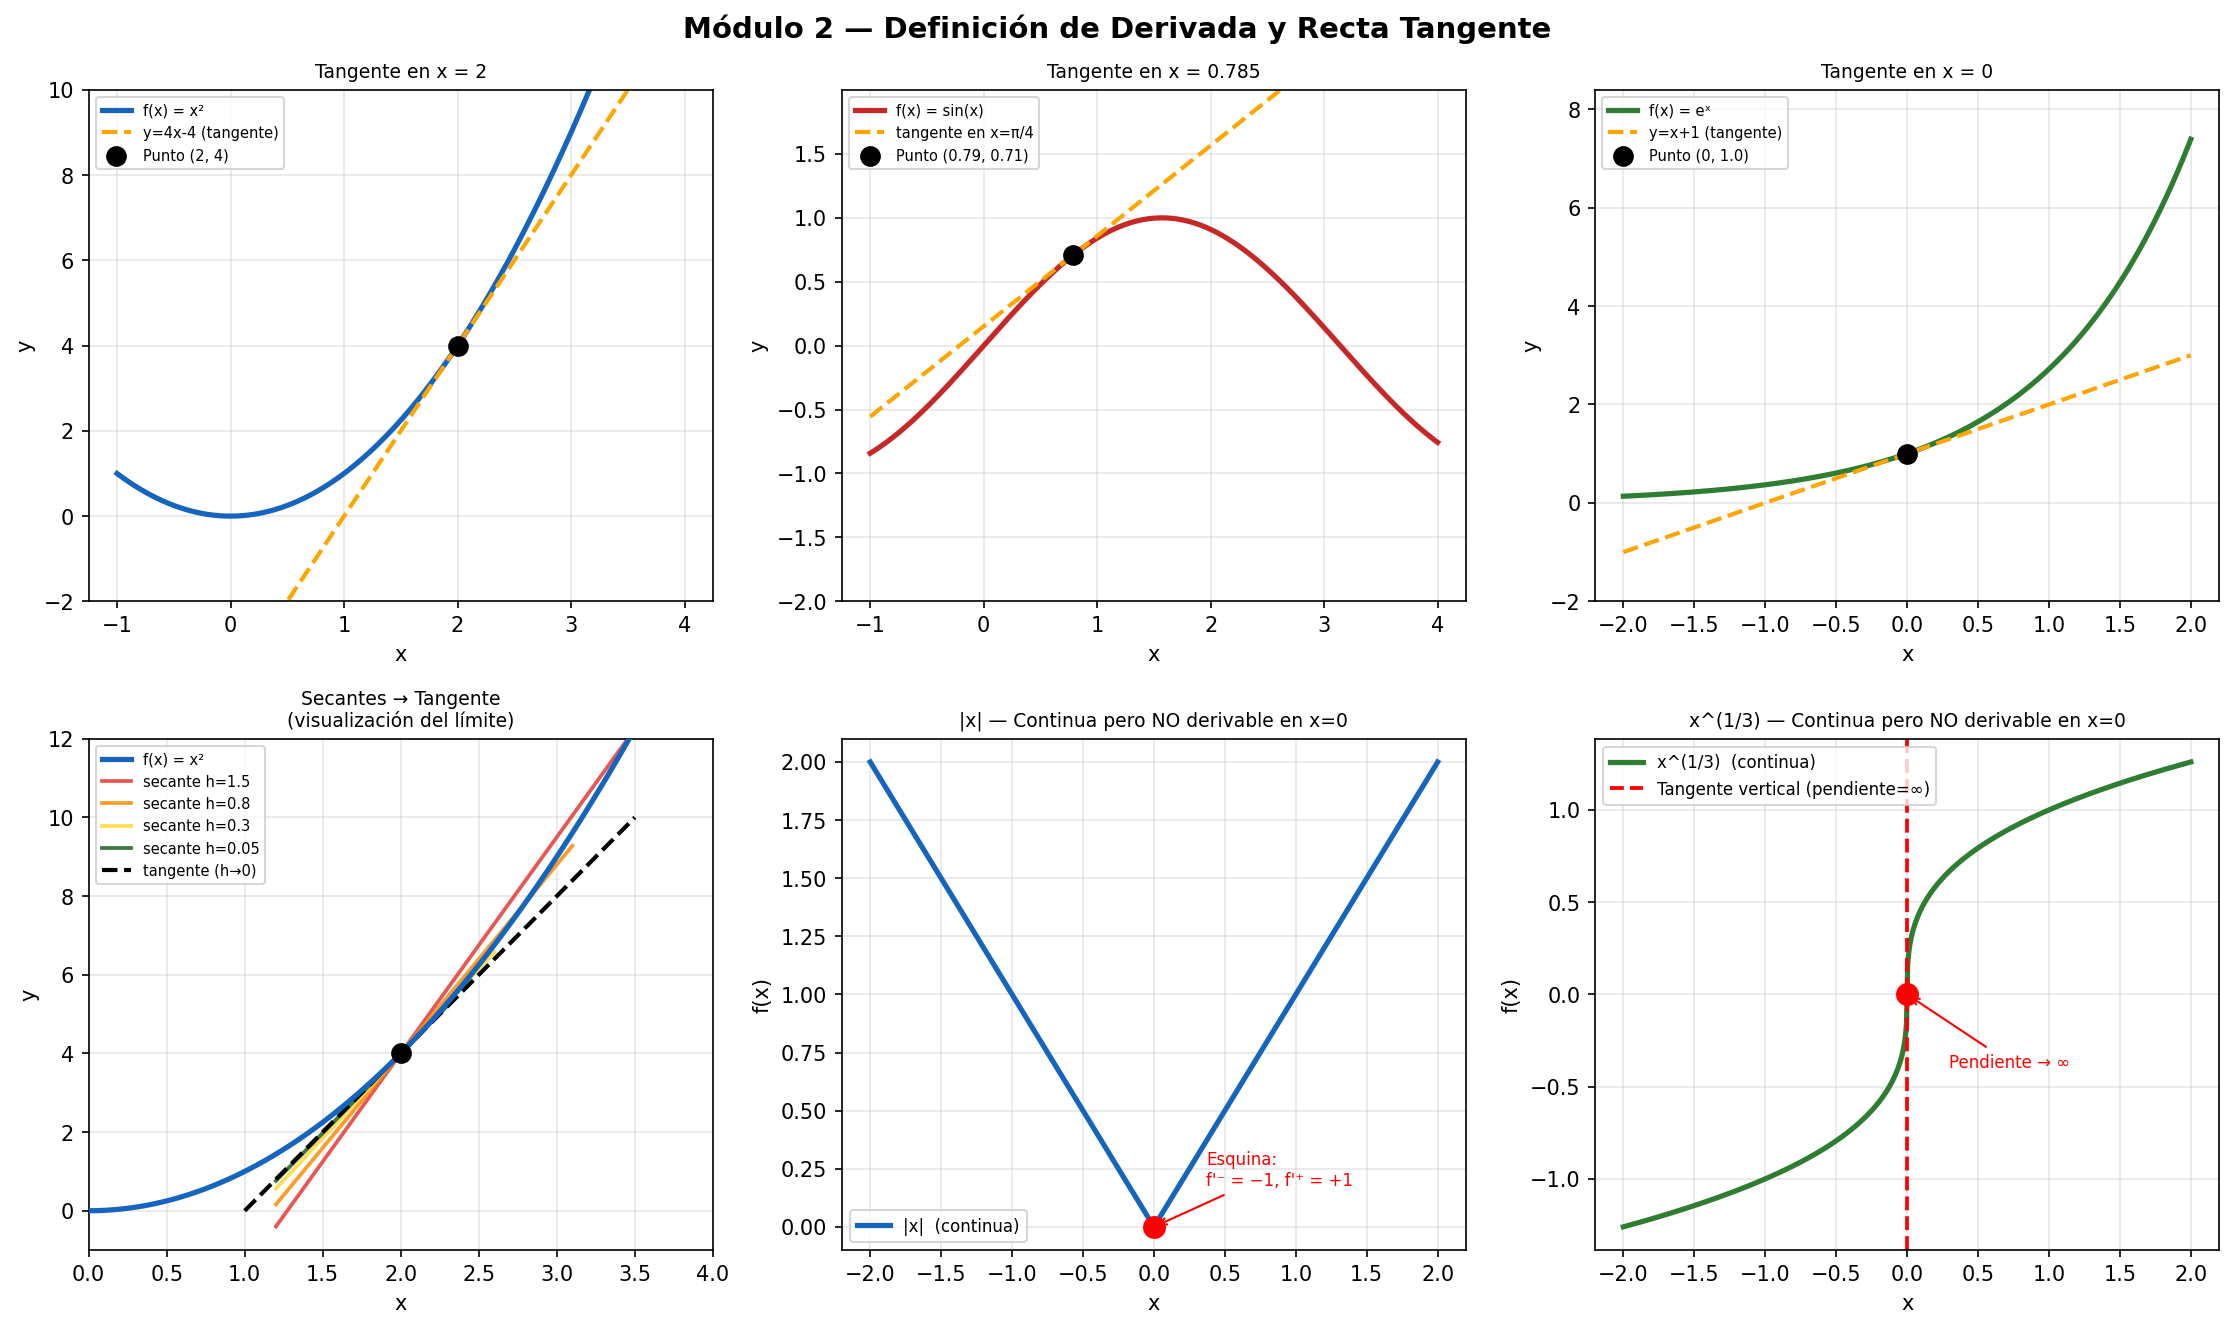

The script that saved this image:
"""
Módulo 2 - Definición de Derivada en un Punto
FUN-05 Cálculo Diferencial e Integral | Universidad CENFOTEC

¿QUÉ ES LA DERIVADA?
─────────────────────
La derivada mide la TASA DE CAMBIO INSTANTÁNEA de una función.
Intuitivamente: ¿qué tan rápido está cambiando f(x) exactamente en x = a?

Para entenderlo, partimos de la tasa de cambio PROMEDIO entre dos puntos:
    tasa promedio = [f(a+h) - f(a)] / h      (pendiente de la secante)

Cuando hacemos h → 0, los dos puntos se acercan hasta coincidir,
y la secante se convierte en la RECTA TANGENTE.
Ese límite es la derivada:

    f'(a) = lim h→0  [f(a+h) - f(a)] / h

Si ese límite existe, decimos que f es DERIVABLE en x = a.

INTERPRETACIONES:
  • Geométrica:  f'(a) es la pendiente de la recta tangente en (a, f(a))
  • Física:      si f(t) es posición, entonces f'(t) es velocidad instantánea
  • General:     f'(a) indica cuánto cambia f por cada unidad que cambia x
"""

import numpy as np
import matplotlib.pyplot as plt
from sympy import *

x, h = symbols('x h')

# ─────────────────────────────────────────────────────────────
# SECCIÓN 1: Derivada por definición (límite del cociente)
# ─────────────────────────────────────────────────────────────
print("=" * 60)
print("  DERIVADA POR DEFINICIÓN")
print("=" * 60)
print("""
  Fórmula:  f'(a) = lim h→0  [f(a+h) - f(a)] / h

  Procedimiento:
    1) Calcular f(x+h) sustituyendo x por (x+h) en f
    2) Restar f(x) y dividir entre h
    3) Simplificar la expresión algebraicamente
    4) Tomar el límite cuando h → 0
""")

def derivada_por_definicion(f_expr, punto, nombre):
    f_mas_h = f_expr.subs(x, x + h)
    cociente = (f_mas_h - f_expr) / h
    cociente_simplificado = simplify(cociente)
    derivada = limit(cociente_simplificado, h, 0)

    print(f"  ┌─ f(x) = {nombre}")
    print(f"  │  Paso 1 — f(x+h) = {expand(f_mas_h)}")
    print(f"  │  Paso 2 — [f(x+h)-f(x)]/h = {cociente_simplificado}")
    print(f"  │  Paso 3 — lim h→0 = {derivada}   ← esta es f'(x)")
    if punto is not None:
        val = derivada.subs(x, punto)
        print(f"  └  f'({punto}) = {val}   ← pendiente de la tangente en x={punto}")
    print()
    return derivada

funciones = [
    (x**2,     2, "x²      → esperamos f'(x) = 2x"),
    (x**3,     1, "x³      → esperamos f'(x) = 3x²"),
    (sqrt(x),  4, "√x      → esperamos f'(x) = 1/(2√x)"),
    (1/x,      3, "1/x     → esperamos f'(x) = -1/x²"),
]

for f_expr, punto, nombre in funciones:
    derivada_por_definicion(f_expr, punto, nombre)

# ─────────────────────────────────────────────────────────────
# SECCIÓN 2: Recta tangente
# ─────────────────────────────────────────────────────────────
print("=" * 60)
print("  RECTA TANGENTE EN UN PUNTO")
print("=" * 60)
print("""
  Una vez que tenemos f'(a), la ecuación de la recta tangente
  en el punto (a, f(a)) se construye con la fórmula punto-pendiente:

      y - f(a) = f'(a) · (x - a)
      y = f'(a)·x + [f(a) - f'(a)·a]

  La pendiente m = f'(a) nos dice:
    • m > 0 → la función SUBE en ese punto
    • m < 0 → la función BAJA en ese punto
    • m = 0 → posible máximo, mínimo o punto de inflexión
""")

def recta_tangente(f_expr, punto, nombre):
    fp = diff(f_expr, x)
    m  = fp.subs(x, punto)
    y0 = f_expr.subs(x, punto)
    tangente = m * (x - punto) + y0

    print(f"  f(x) = {nombre}  en  x = {punto}")
    print(f"    f'(x) = {fp}")
    print(f"    Pendiente:  m = f'({punto}) = {m}")
    print(f"    Punto:      ({punto}, {y0})")
    print(f"    Recta tangente: y = {expand(tangente)}")
    print()

recta_tangente(x**2,   2,    "x²")
recta_tangente(sin(x), pi/4, "sin(x)")
recta_tangente(exp(x), 0,    "eˣ")

# ─────────────────────────────────────────────────────────────
# SECCIÓN 3: Continuidad y derivabilidad
# ─────────────────────────────────────────────────────────────
print("=" * 60)
print("  CONTINUIDAD Y DERIVABILIDAD")
print("=" * 60)
print("""
  Teorema: Si f es derivable en x=a  →  f es continua en x=a
  El RECÍPROCO ES FALSO: hay funciones continuas NO derivables.

  Esto ocurre cuando la gráfica tiene:
    • Esquina o pico:     las pendientes laterales son distintas
    • Tangente vertical:  la pendiente tiende a infinito

  Cómo verificarlo — calculamos las derivadas LATERALES:
    f'⁻(a) = lim h→0⁻  [f(a+h)-f(a)]/h
    f'⁺(a) = lim h→0⁺  [f(a+h)-f(a)]/h
  Si f'⁻(a) ≠ f'⁺(a)  →  NO derivable en x=a
""")

f_abs = Abs(x)
lim_izq = limit((f_abs.subs(x, 0+h) - 0)/h, h, 0, '-')
lim_der = limit((f_abs.subs(x, 0+h) - 0)/h, h, 0, '+')
print(f"  Ejemplo 1: f(x) = |x|  en x = 0")
print(f"    Derivada izquierda: lim h→0⁻  |h|/h = {lim_izq}")
print(f"    Derivada derecha:   lim h→0⁺  |h|/h = {lim_der}")
print(f"    {lim_izq} ≠ {lim_der}  →  NO derivable  (esquina)\n")

print(f"  Ejemplo 2: f(x) = x^(1/3)  en x = 0")
lim_cbrt = limit(x**Rational(1,3) / x, x, 0)
print(f"    lim h→0  h^(1/3)/h = lim h→0  h^(-2/3) = {lim_cbrt}")
print(f"    El límite es ∞  →  NO derivable  (tangente vertical)\n")

# ─────────────────────────────────────────────────────────────
# SECCIÓN 4: Visualización
# ─────────────────────────────────────────────────────────────
fig, axes = plt.subplots(2, 3, figsize=(15, 9))
fig.suptitle("Módulo 2 — Definición de Derivada y Recta Tangente",
             fontsize=14, fontweight='bold')

colores = ['#1565C0', '#C62828', '#2E7D32']

datos_plot = [
    (lambda xv: xv**2,
     lambda xv: 4*xv - 4,
     2, "f(x) = x²", "y=4x-4 (tangente)", (-1, 4)),
    (lambda xv: np.sin(xv),
     lambda xv: (np.sqrt(2)/2)*(xv - np.pi/4) + np.sqrt(2)/2,
     np.pi/4, "f(x) = sin(x)", "tangente en x=π/4", (-1, 4)),
    (lambda xv: np.exp(xv),
     lambda xv: xv + 1,
     0, "f(x) = eˣ", "y=x+1 (tangente)", (-2, 2)),
]

for i, (f_num, tang_num, pto, nombre_f, nombre_t, xlim) in enumerate(datos_plot):
    ax = axes[0, i]
    xv = np.linspace(xlim[0], xlim[1], 300)
    ax.plot(xv, f_num(xv), color=colores[i], lw=2.5, label=nombre_f)
    ax.plot(xv, tang_num(xv), color='orange', lw=2, ls='--', label=nombre_t)
    ax.scatter([pto], [f_num(pto)], color='black', zorder=5, s=80,
               label=f"Punto ({round(pto,2)}, {round(f_num(pto),2)})")
    ax.set_title(f"Tangente en x = {round(pto, 3)}", fontsize=9)
    ax.legend(fontsize=7); ax.grid(True, alpha=0.3)
    ax.set_xlabel("x"); ax.set_ylabel("y")
    ax.set_ylim(-2, min(10, max(f_num(xv)) + 1))

# Secantes → Tangente
ax = axes[1, 0]
xv4 = np.linspace(0, 4, 300)
ax.plot(xv4, xv4**2, color=colores[0], lw=2.5, zorder=5, label="f(x) = x²")
for hv, color in zip([1.5, 0.8, 0.3, 0.05],
                      ['#E53935', '#FB8C00', '#FDD835', '#1B5E20']):
    m_sec = ((2 + hv)**2 - 4) / hv
    xs = np.linspace(1.2, 2 + hv + 0.3, 100)
    ax.plot(xs, m_sec*(xs-2)+4, color=color, lw=1.8, alpha=0.85, label=f"secante h={hv}")
xt = np.linspace(1, 3.5, 100)
ax.plot(xt, 4*(xt-2)+4, color='black', lw=2, ls='--', label="tangente (h→0)")
ax.scatter([2], [4], color='black', zorder=6, s=80)
ax.set_title("Secantes → Tangente\n(visualización del límite)", fontsize=9)
ax.legend(fontsize=7); ax.grid(True, alpha=0.3)
ax.set_xlabel("x"); ax.set_ylabel("y")
ax.set_ylim(-1, 12); ax.set_xlim(0, 4)

# |x| no derivable
ax = axes[1, 1]
xv5 = np.linspace(-2, 2, 300)
ax.plot(xv5, np.abs(xv5), color=colores[0], lw=2.5, label="|x|  (continua)")
ax.scatter([0], [0], color='red', zorder=5, s=100)
ax.annotate("Esquina:\nf'⁻ = −1, f'⁺ = +1",
            (0, 0), textcoords="offset points", xytext=(25, 20),
            fontsize=8, color='red',
            arrowprops=dict(arrowstyle='->', color='red'))
ax.set_title("|x| — Continua pero NO derivable en x=0", fontsize=9)
ax.legend(fontsize=8); ax.grid(True, alpha=0.3)
ax.set_xlabel("x"); ax.set_ylabel("f(x)")

# x^(1/3) tangente vertical
ax = axes[1, 2]
xv6 = np.linspace(-2, 2, 500)
ax.plot(xv6, np.cbrt(xv6), color=colores[2], lw=2.5, label="x^(1/3)  (continua)")
ax.axvline(0, color='red', ls='--', lw=1.8, label="Tangente vertical (pendiente=∞)")
ax.scatter([0], [0], color='red', zorder=5, s=100)
ax.annotate("Pendiente → ∞",
            (0, 0), textcoords="offset points", xytext=(20, -35),
            fontsize=8, color='red',
            arrowprops=dict(arrowstyle='->', color='red'))
ax.set_title("x^(1/3) — Continua pero NO derivable en x=0", fontsize=9)
ax.legend(fontsize=8); ax.grid(True, alpha=0.3)
ax.set_xlabel("x"); ax.set_ylabel("f(x)")

plt.tight_layout()
plt.savefig("definicion_derivada.png", dpi=150, bbox_inches='tight')
plt.show()
print("\n✅  Gráfica guardada: definicion_derivada.png")
